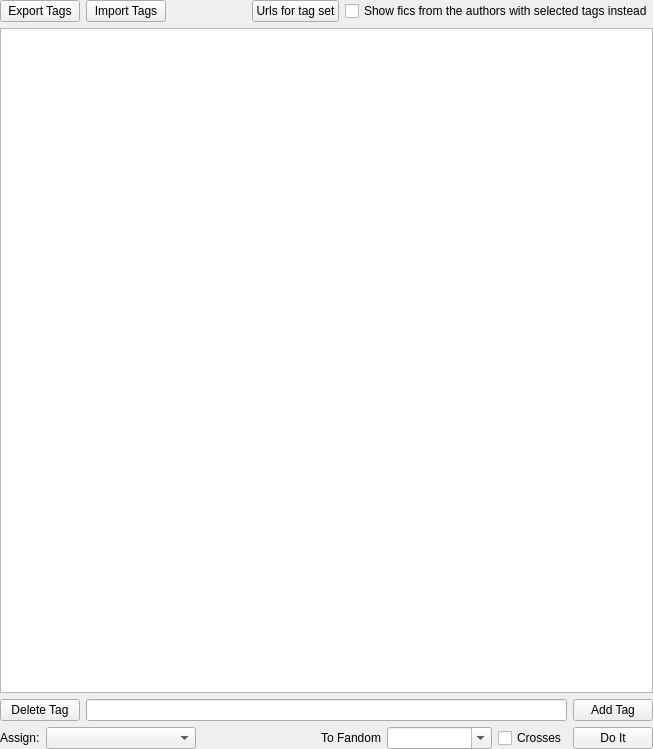
<?xml version="1.0" encoding="UTF-8"?>
<ui version="4.0">
 <class>TagWidget</class>
 <widget class="QWidget" name="TagWidget">
  <property name="geometry">
   <rect>
    <x>0</x>
    <y>0</y>
    <width>653</width>
    <height>749</height>
   </rect>
  </property>
  <property name="sizePolicy">
   <sizepolicy hsizetype="MinimumExpanding" vsizetype="Preferred">
    <horstretch>0</horstretch>
    <verstretch>0</verstretch>
   </sizepolicy>
  </property>
  <property name="windowTitle">
   <string>Form</string>
  </property>
  <layout class="QGridLayout" name="gridLayout">
   <property name="leftMargin">
    <number>0</number>
   </property>
   <property name="topMargin">
    <number>0</number>
   </property>
   <property name="rightMargin">
    <number>0</number>
   </property>
   <property name="bottomMargin">
    <number>0</number>
   </property>
   <item row="3" column="0">
    <widget class="QWidget" name="wdgMassTag" native="true">
     <property name="minimumSize">
      <size>
       <width>0</width>
       <height>0</height>
      </size>
     </property>
     <layout class="QHBoxLayout" name="horizontalLayout_2">
      <property name="leftMargin">
       <number>0</number>
      </property>
      <property name="topMargin">
       <number>0</number>
      </property>
      <property name="rightMargin">
       <number>0</number>
      </property>
      <property name="bottomMargin">
       <number>0</number>
      </property>
      <item>
       <widget class="QLabel" name="label">
        <property name="text">
         <string>Assign:</string>
        </property>
       </widget>
      </item>
      <item>
       <widget class="QComboBox" name="cbAssignTag">
        <property name="sizePolicy">
         <sizepolicy hsizetype="Expanding" vsizetype="Fixed">
          <horstretch>0</horstretch>
          <verstretch>0</verstretch>
         </sizepolicy>
        </property>
        <property name="minimumSize">
         <size>
          <width>150</width>
          <height>0</height>
         </size>
        </property>
       </widget>
      </item>
      <item>
       <spacer name="horizontalSpacer">
        <property name="orientation">
         <enum>Qt::Horizontal</enum>
        </property>
        <property name="sizeHint" stdset="0">
         <size>
          <width>119</width>
          <height>20</height>
         </size>
        </property>
       </spacer>
      </item>
      <item>
       <widget class="QLabel" name="label_2">
        <property name="text">
         <string>To Fandom</string>
        </property>
       </widget>
      </item>
      <item>
       <widget class="QComboBox" name="cbFandom">
        <property name="sizePolicy">
         <sizepolicy hsizetype="Expanding" vsizetype="Fixed">
          <horstretch>0</horstretch>
          <verstretch>0</verstretch>
         </sizepolicy>
        </property>
        <property name="editable">
         <bool>true</bool>
        </property>
       </widget>
      </item>
      <item>
       <widget class="QCheckBox" name="chkTagIncludingCrosses">
        <property name="text">
         <string>Crosses</string>
        </property>
       </widget>
      </item>
      <item>
       <widget class="QPushButton" name="pbAssignTagToFandom">
        <property name="text">
         <string>Do It</string>
        </property>
       </widget>
      </item>
     </layout>
    </widget>
   </item>
   <item row="0" column="0">
    <layout class="QHBoxLayout" name="horizontalLayout_3">
     <item>
      <widget class="QPushButton" name="pbTagExport">
       <property name="text">
        <string>Export Tags</string>
       </property>
      </widget>
     </item>
     <item>
      <widget class="QPushButton" name="pbTagImport">
       <property name="text">
        <string>Import Tags</string>
       </property>
      </widget>
     </item>
     <item>
      <spacer name="horizontalSpacer_2">
       <property name="orientation">
        <enum>Qt::Horizontal</enum>
       </property>
       <property name="sizeHint" stdset="0">
        <size>
         <width>40</width>
         <height>20</height>
        </size>
       </property>
      </spacer>
     </item>
     <item>
      <widget class="QPushButton" name="pbUrlsForTags">
       <property name="text">
        <string>Urls for tag set</string>
       </property>
       <property name="icon">
        <iconset>
         <normaloff>../icons/clipboard.png</normaloff>../icons/clipboard.png</iconset>
       </property>
      </widget>
     </item>
     <item>
      <widget class="QCheckBox" name="chkUseTagsForAuthors">
       <property name="text">
        <string>Show fics from the authors with selected tags instead</string>
       </property>
      </widget>
     </item>
    </layout>
   </item>
   <item row="1" column="0">
    <widget class="QTextBrowser" name="edtTags"/>
   </item>
   <item row="2" column="0">
    <layout class="QHBoxLayout" name="horizontalLayout">
     <item>
      <widget class="QPushButton" name="pbDeleteTag">
       <property name="text">
        <string>Delete Tag</string>
       </property>
      </widget>
     </item>
     <item>
      <widget class="QLineEdit" name="leTag"/>
     </item>
     <item>
      <widget class="QPushButton" name="pbAddTag">
       <property name="text">
        <string>Add Tag</string>
       </property>
      </widget>
     </item>
    </layout>
   </item>
  </layout>
  <zorder>edtTags</zorder>
  <zorder>wdgMassTag</zorder>
 </widget>
 <resources/>
 <connections/>
</ui>
